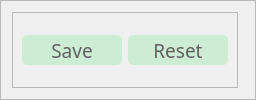
               <widget class="QFrame" name="frame_14">
                <property name="frameShape">
                 <enum>QFrame::StyledPanel</enum>
                </property>
                <property name="frameShadow">
                 <enum>QFrame::Raised</enum>
                </property>
                <layout class="QHBoxLayout" name="horizontalLayout_9">
                 <item>
                  <widget class="QFrame" name="frame_13">
                   <property name="frameShape">
                    <enum>QFrame::StyledPanel</enum>
                   </property>
                   <property name="frameShadow">
                    <enum>QFrame::Raised</enum>
                   </property>
                   <layout class="QHBoxLayout" name="horizontalLayout_10">
                    <item>
                     <widget class="QPushButton" name="Save_button">
                      <property name="minimumSize">
                       <size>
                        <width>100</width>
                        <height>30</height>
                       </size>
                      </property>
                      <property name="maximumSize">
                       <size>
                        <width>16666666</width>
                        <height>16777215</height>
                       </size>
                      </property>
                      <property name="font">
                       <font>
                        <family>Bahnschrift Condensed</family>
                        <pointsize>14</pointsize>
                       </font>
                      </property>
                      <property name="styleSheet">
                       <string notr="true">QPushButton{
background-color: rgb(204, 236, 211);
color: rgb(97, 97, 97);
border-radius:5px;
}

QPushButton:hover{
background-color: rgb(90, 113, 94);
color: rgb(204, 236, 211);
}</string>
                      </property>
                      <property name="text">
                       <string>   Save   </string>
                      </property>
                     </widget>
                    </item>
                    <item>
                     <widget class="QPushButton" name="Reset_Button">
                      <property name="minimumSize">
                       <size>
                        <width>100</width>
                        <height>30</height>
                       </size>
                      </property>
                      <property name="font">
                       <font>
                        <family>Bahnschrift Condensed</family>
                        <pointsize>14</pointsize>
                       </font>
                      </property>
                      <property name="styleSheet">
                       <string notr="true">QPushButton{
background-color: rgb(204, 236, 211);
color: rgb(97, 97, 97);
border-radius:5px;
}

QPushButton:hover{
background-color: rgb(90, 113, 94);
color: rgb(204, 236, 211);
}</string>
                      </property>
                      <property name="text">
                       <string>  Reset  </string>
                      </property>
                     </widget>
                    </item>
                   </layout>
                  </widget>
                 </item>
                 <item>
                  <widget class="QFrame" name="frame_18">
                   <property name="frameShape">
                    <enum>QFrame::StyledPanel</enum>
                   </property>
                   <property name="frameShadow">
                    <enum>QFrame::Raised</enum>
                   </property>
                  </widget>
                 </item>
                </layout>
               </widget>
